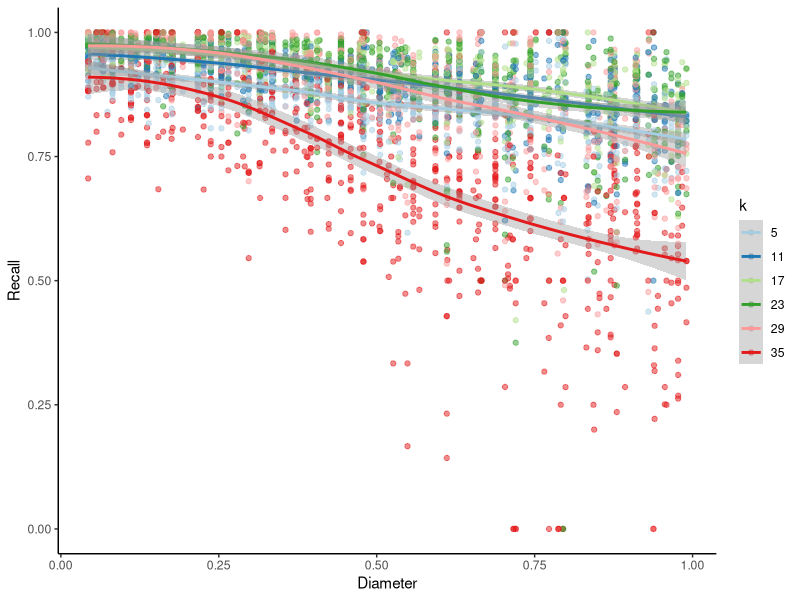
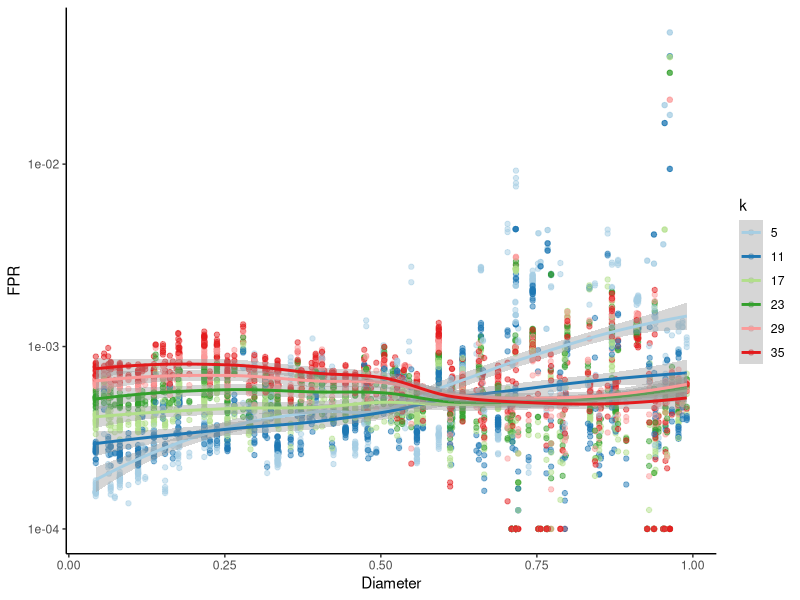
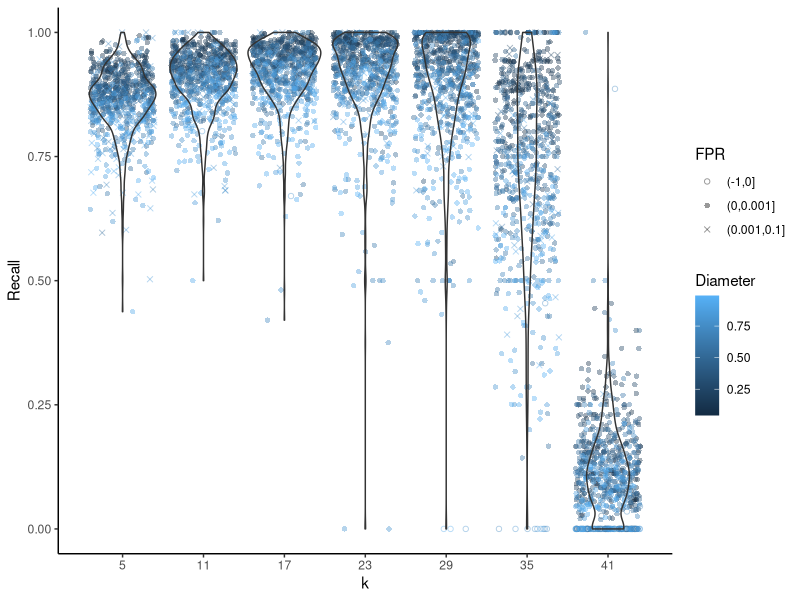
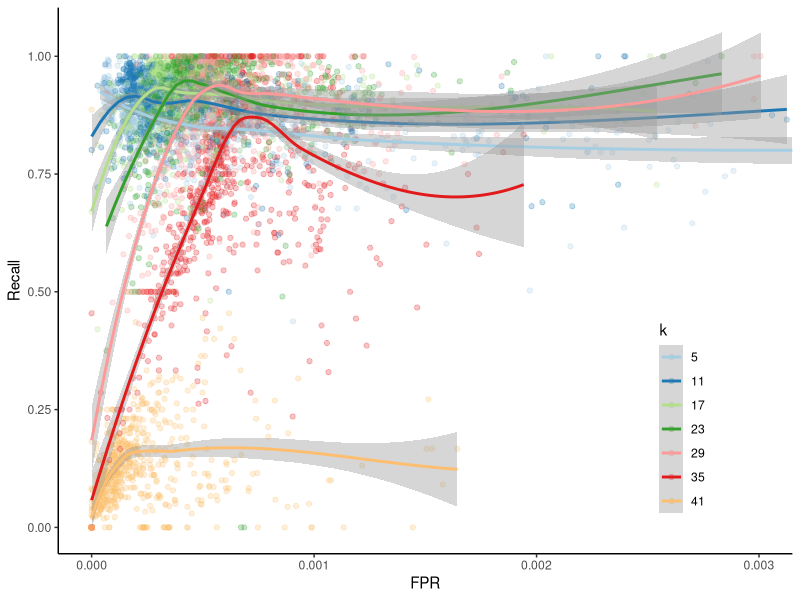
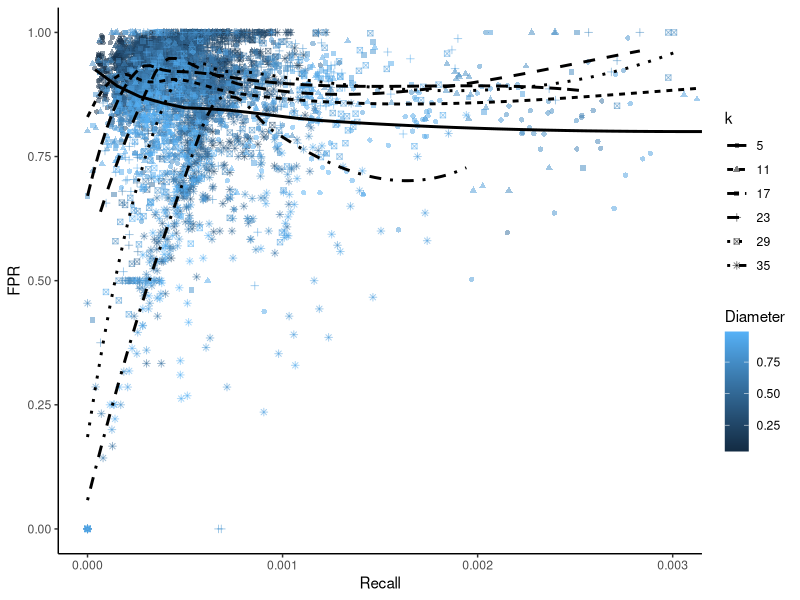
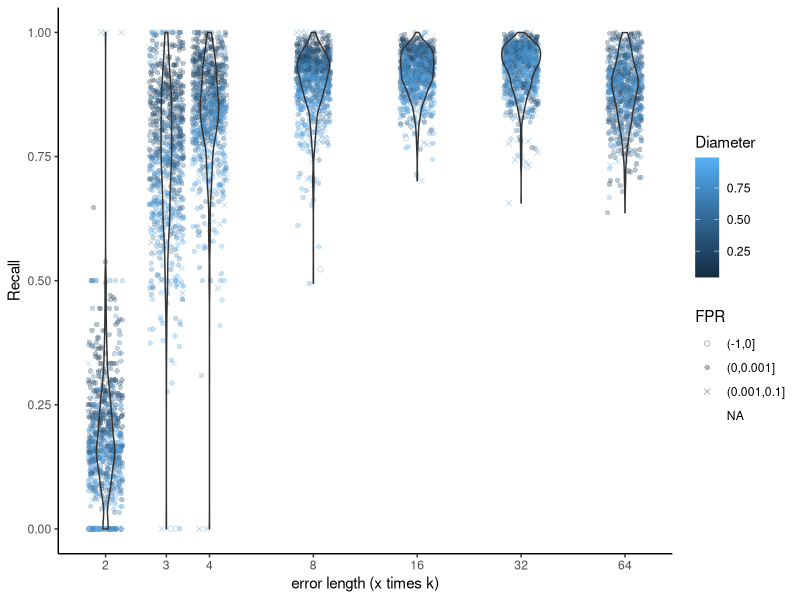
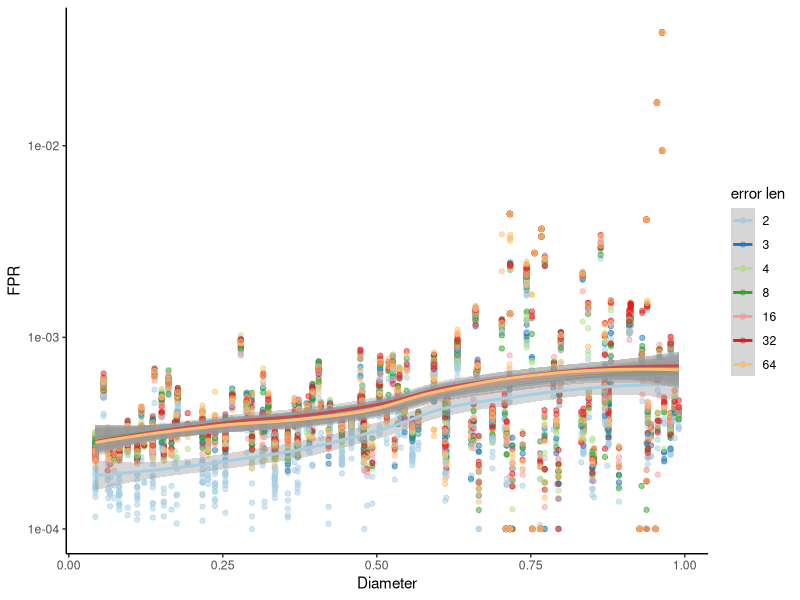
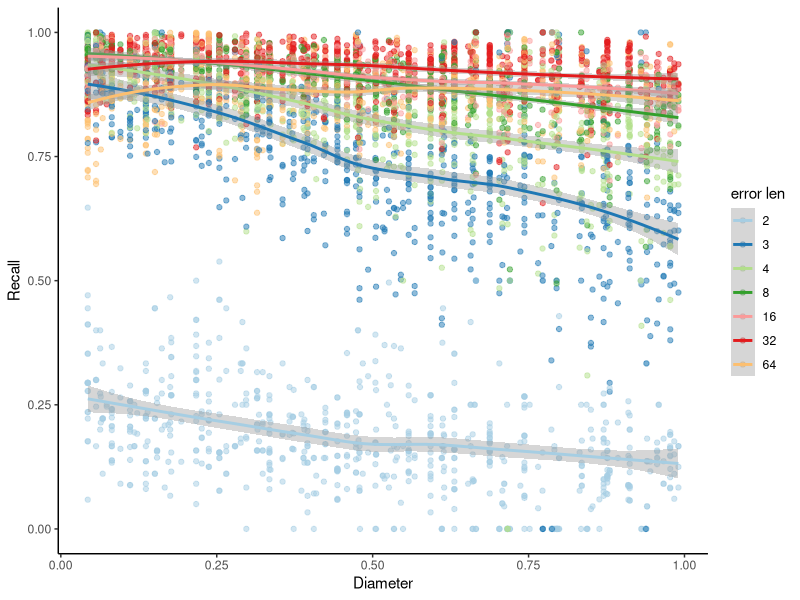

These charts were generated, in order, by the following R code:
require(ggplot2); require(scales); require(reshape2)
d=(read.csv("allres.csv",sep="\t",header=F))
names(d) <- c("E","DR","V3","DR2","V5","Diameter","PD","N","varname","var","V11","Rep","FP","FN","TP","TN")

nlabels = c("1","2%","5%","10%","20%")

ggplot(aes(x=Diameter,y=TP/(TP+FN), 
           color=as.factor(var)),data=d[d$E=="16S.B_K" & d$var<39,])+geom_point(alpha=0.5)+
  theme_classic()+geom_smooth()+scale_y_continuous("Recall")+
  scale_shape(name="")+scale_color_brewer(palette = "Paired",name="k")
ggsave("Recall-k.pdf",width = 6,height = 6)


ggplot(aes(x=Diameter,y=FP/(FP+TN)+0.0001, 
      color=as.factor(var)),data=d[d$E=="16S.B_K" & d$var<39,])+geom_point(alpha=0.5)+
  theme_classic()+geom_smooth()+
  scale_shape(name="")+scale_color_brewer(palette = "Paired",name="k")+scale_y_log10(name="FPR")
ggsave("FPR-k.pdf",width = 6,height = 6)

ggplot(aes(x=var,y=TP/(TP+FN), shape=cut((FP/(FP+TN)),breaks=c(-1,0,0.001,0.1,1)),
           color=Diameter),data=d[d$E=="16S.B_K" & d$var<45,])+geom_jitter(alpha=0.4)+geom_violin(aes(group=var),fill=NA)+
  theme_classic()+scale_x_continuous(breaks = c(5,11,17,23,29,35,41),name="k")+
  scale_y_continuous(name="Recall")+scale_shape_manual(name="FPR",values=c(1,16,4))
ggsave("violion-k.pdf",width = 6,height = 6)

ggplot(aes(x=FP/(FP+TN),y=TP/(TP+FN), 
           color=as.factor(var)),data=d[d$E=="16S.B_K" & d$var<42,])+
  geom_point(alpha=0.25)+geom_smooth()+
  theme_classic()+theme(legend.position = c(.85,.25))+
  scale_shape(name="")+scale_color_brewer(palette = "Paired",name="k")+coord_cartesian(xlim=c(0,0.003))+
  scale_x_continuous(name="FPR")+scale_y_continuous("Recall")
ggsave("ROC-k.pdf",width = 6,height = 6)

ggplot(aes(x=FP/(FP+TN),y=TP/(TP+FN), 
           shape=as.factor(var), linetype=as.factor(var),colour=Diameter),data=d[d$E=="16S.B_K" & d$var<39,])+
  geom_point(alpha=0.5)+geom_smooth(se=F,color="black")+
  theme_classic()+#theme(legend.position = c(.85,.25))+
  scale_shape(name="k")+scale_linetype(name="k")+
  coord_cartesian(xlim=c(0,0.003))+
  scale_x_continuous(name="Recall")+scale_y_continuous("FPR")
ggsave("ROC-k-2.pdf",width = 6,height = 6)


ggplot(aes(x=var,y=TP/(TP+FN), shape=cut((FP/(FP+TN)),breaks=c(-1,0,0.001,0.1,1)),
           color=Diameter),data=d[d$E=="16S.B_ErrLen" ,])+geom_jitter(alpha=0.3)+geom_violin(aes(group=var),fill=NA)+
  theme_classic()+scale_x_log10(breaks=c(2,3,4,8,16,32,64),name="error length (x times k)")+
  scale_y_continuous(name="Recall")+scale_shape_manual(name="FPR",values=c(1,16,4,3))
ggsave("violion-len.pdf",width = 6,height = 6)

ggplot(aes(x=Diameter,y=FP/(FP+TN)+0.0001, 
           color=as.factor(var)),data=d[d$E=="16S.B_ErrLen",])+geom_point(alpha=0.5)+
  theme_classic()+geom_smooth()+
  scale_shape(name="")+scale_color_brewer(palette = "Paired",name="error len")+scale_y_log10(name="FPR")
ggsave("FPR-errlen.pdf",width = 6,height = 6)



ggplot(aes(x=Diameter,y=TP/(TP+FN), 
           color=as.factor(var)),data=d[d$E=="16S.B_ErrLen",])+geom_point(alpha=0.5)+
  theme_classic()+geom_smooth()+scale_y_continuous("Recall")+
  scale_shape(name="")+scale_color_brewer(palette = "Paired",name="error len")
ggsave("Recall-errlen.pdf",width = 6,height = 6)


ggplot(aes(x=as.factor(100/((var!=N)*var+(var==N)*100)),group=as.factor(100/((var!=N)*var+(var==N)*100)),y=TP/(TP+FN), 
           color=cut(Diameter,breaks=5), shape=cut((FP/(FP+TN)),breaks=c(-1,0,0.001,0.1,1))),
       data=d[d$E=="16S.B_NumErrSeq" ,])+
  geom_jitter(alpha=0.4)+geom_violin(fill=NA)+
  theme_classic()+scale_x_discrete(name="Number of sequences with error",labels=nlabels)+
  scale_y_continuous(name="Recall")+scale_shape_manual(name="FPR",values=c(1,16,4))+scale_color_brewer(name="Diameter",palette = "Dark2")
ggsave("violion-N.pdf",width = 6,height = 6)


ggplot(aes(x=Diameter,y=FP/(FP+TN)+0.00001, 
           color=as.factor(100/((var!=N)*var+(var==N)*100))),data=d[d$E=="16S.B_NumErrSeq" ,])+geom_point(alpha=0.5)+
  theme_classic()+geom_smooth()+
  scale_shape(name="")+scale_color_brewer(palette = "Paired",name="n")+scale_y_log10(name="FPR")
ggsave("FPR-N.pdf",width = 6,height = 6)

ggplot(aes(x=Diameter,y=TP/(TP+FN), group= as.factor(100/((var!=N)*var+(var==N)*100)),
           color=as.factor(100/((var!=N)*var+(var==N)*100)), shape=cut((FP/(FP+TN)),breaks=c(-1,0,0.001,0.1,1))),
       data=d[d$E=="16S.B_NumErrSeq" ,])+geom_point(alpha=0.5)+
  theme_classic()+geom_smooth()+scale_shape_manual(name="FPR",values=c(1,16,4))+
  scale_color_brewer(palette = "Paired",name="n",labels=nlabels)+
  scale_y_continuous(name="Recall")+coord_cartesian(ylim=c(0.35,1))
ggsave("Recall-N.pdf",width = 6,height = 6)


ggplot(aes(x=FP/(FP+TN),y=TP/(TP+FN), 
           color=as.factor(100/((var!=N)*var+(var==N)*100))),data=d[d$E=="16S.B_NumErrSeq",])+
  geom_point(alpha=0.25)+#geom_smooth(se=F)+
  theme_classic()+theme(legend.position = c(.85,.25))+
  scale_shape(name="")+scale_color_brewer(palette = "Paired",name="n",labels=nlabels)+coord_cartesian(xlim=c(0,0.003))+
  scale_x_continuous(name="FPR")+scale_y_continuous("Recall")
ggsave("ROC-n.pdf",width = 6,height = 6)

ggplot(aes(x=FP/(FP+TN),y=TP/(TP+FN), 
           shape=as.factor(100/((var!=N)*var+(var==N)*100)),colour=Diameter),data=d[d$E=="16S.B_NumErrSeq",])+
  geom_point(alpha=0.5)+
  theme_classic()+#theme(legend.position = c(.85,.25))+
  scale_shape(name="n",labels=nlabels)+scale_linetype(name="n",labels=nlabels)+
  coord_cartesian(xlim=c(0,0.003))+
  scale_x_continuous(name="Recall")+scale_y_continuous("FPR")
ggsave("ROC-n-2.pdf",width = 6,height = 6)

summ_roc <- function(d2,form) {
  ad2 = dcast(d2, form ,fun.aggregate=sum,value.var = c("FP"))
  ad2=cbind(dcast(d2, form ,fun.aggregate=sum,value.var = c("FP")),
            dcast(d2, form ,fun.aggregate=sum,value.var = c("FN"))[,length(ad2)],
            dcast(d2, form ,fun.aggregate=sum,value.var = c("TP"))[,length(ad2)],
            dcast(d2, form ,fun.aggregate=sum,value.var = c("TN"))[,length(ad2)]
            )
  names(ad2)[(length(names(ad2))-3):(length(names(ad2)))]=c("FP","FN","TP","TN")
  ad2
}


d2=d[d$E=="16S.B_NumErrSeq",]
d2$n=with(d2,as.factor(100/((var!=N)*var+(var==N)*100)))

ggplot(aes(x=FP/(FP+TN),y=TP/(TP+FN), shape=n),data=summ_roc(d2,n~.))+
  geom_point(alpha=1)+
  theme_light()+theme(legend.position = c(.85,.25))+
  scale_shape(name="n",labels=nlabels)+
  scale_x_continuous(name="FPR",labels=percent)+scale_y_continuous("Recall")
ggsave("sum-N.pdf",width=4,height = 4)

ggplot(aes(x=FP/(FP+TN),y=TP/(TP+FN), 
           color=as.factor(var)),data=summ_roc(d[d$E=="16S.B_K" & d$var<45,],var~.))+
  geom_point(alpha=1)+
  theme_light()+theme(legend.position = c(.85,.35))+
  scale_shape(name="k")+scale_color_brewer(name="k",palette = "Paired")+
  scale_x_continuous(name="FPR",labels=percent)+scale_y_continuous("Recall")
ggsave("sum-k.pdf",width=4,height = 4)


ggplot(aes(x=FP/(FP+TN),y=TP/(TP+FN), 
           color=as.factor(var)),data=summ_roc(d[d$E=="16S.B_ErrLen",],var~.))+
  geom_point(alpha=1)+
  theme_light()+theme(legend.position = c(.85,.35))+
  scale_shape(name="k")+scale_color_brewer(name="error len",palette = "Paired")+
  scale_x_continuous(name="FPR",labels=percent)+scale_y_continuous("Recall")
ggsave("sum-len.pdf",width=4,height = 4)

options(digits = 2)
ggplot(aes(x=FP/(FP+TN),y=TP/(TP+FN), 
           color=as.factor(var),shape=`cut(Diameter, breaks = c(0, 0.1, 0.2, 0.5, 0.8, 1), right = F)`),data=summ_roc(d[d$E=="16S.B_ErrLen",],
                                                                        var+cut(Diameter, breaks = c(0, 0.1, 0.2, 0.5, 0.8, 1), right = F)~.))+
  geom_point(alpha=1)+
  theme_light()+theme(legend.position = "right")+
  scale_shape(name="Diameter")+scale_color_brewer(name="Error len",palette = "Paired",labels = function(x) (paste(x,"× k (=11)")))+
  scale_x_continuous(name="FPR",labels=percent)+
  scale_y_continuous("Recall",labels=percent,breaks = c(0.2,0.4,0.6,0.8,1))+coord_cartesian(ylim=c(0.13,1))
ggsave("sum-len-diam.pdf",width=5,height = 4.2)

ad3 =  summ_roc(d2,n~.) 
ad3$var=8
ad3 = rbind(ad3,data.frame(n=5,summ_roc(d[d$E=="16S.B_ErrLen",],var~.))[,c(1,3:6,2)])

ggplot(aes(x=FP/(FP+TN),y=TP/(TP+FN), 
           color=as.factor(var),shape=as.factor(n)),data=ad3)+
  geom_point(alpha=1)+
  theme_light()+theme()+
  scale_shape(name="n",labels=nlabels)+
  scale_color_brewer(name="error len",palette = "Paired",labels = function(x) (paste(x,"k")))+
  scale_x_continuous(name="FPR",labels=percent)+
  scale_y_continuous("Recall",labels=percent,breaks = c(0.2,0.4,0.6,0.8,1))+coord_cartesian(ylim=c(0.2,1))
ggsave("sum-len-n.pdf",width=4.5,height = 4)



